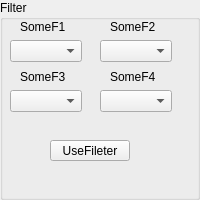
<?xml version="1.0" encoding="UTF-8"?>
<ui version="4.0">
 <class>FilterWidget</class>
 <widget class="QWidget" name="FilterWidget">
  <property name="geometry">
   <rect>
    <x>0</x>
    <y>0</y>
    <width>200</width>
    <height>200</height>
   </rect>
  </property>
  <property name="windowTitle">
   <string>Form</string>
  </property>
  <widget class="QGroupBox" name="groupBox">
   <property name="geometry">
    <rect>
     <x>0</x>
     <y>0</y>
     <width>200</width>
     <height>200</height>
    </rect>
   </property>
   <property name="title">
    <string>Filter</string>
   </property>
   <widget class="QPushButton" name="useFilter">
    <property name="geometry">
     <rect>
      <x>50</x>
      <y>140</y>
      <width>80</width>
      <height>21</height>
     </rect>
    </property>
    <property name="text">
     <string>UseFileter</string>
    </property>
   </widget>
   <widget class="QComboBox" name="comboBox">
    <property name="geometry">
     <rect>
      <x>10</x>
      <y>40</y>
      <width>72</width>
      <height>22</height>
     </rect>
    </property>
   </widget>
   <widget class="QComboBox" name="comboBox_3">
    <property name="geometry">
     <rect>
      <x>10</x>
      <y>90</y>
      <width>72</width>
      <height>22</height>
     </rect>
    </property>
   </widget>
   <widget class="QComboBox" name="comboBox_4">
    <property name="geometry">
     <rect>
      <x>100</x>
      <y>90</y>
      <width>72</width>
      <height>22</height>
     </rect>
    </property>
   </widget>
   <widget class="QLabel" name="F_3_Label">
    <property name="geometry">
     <rect>
      <x>20</x>
      <y>70</y>
      <width>47</width>
      <height>13</height>
     </rect>
    </property>
    <property name="text">
     <string>SomeF3</string>
    </property>
   </widget>
   <widget class="QLabel" name="F_1_Label">
    <property name="geometry">
     <rect>
      <x>20</x>
      <y>20</y>
      <width>47</width>
      <height>13</height>
     </rect>
    </property>
    <property name="text">
     <string>SomeF1</string>
    </property>
   </widget>
   <widget class="QLabel" name="F_2_Label">
    <property name="geometry">
     <rect>
      <x>110</x>
      <y>20</y>
      <width>47</width>
      <height>13</height>
     </rect>
    </property>
    <property name="text">
     <string>SomeF2</string>
    </property>
   </widget>
   <widget class="QLabel" name="F_4_Label">
    <property name="geometry">
     <rect>
      <x>110</x>
      <y>70</y>
      <width>47</width>
      <height>13</height>
     </rect>
    </property>
    <property name="text">
     <string>SomeF4</string>
    </property>
   </widget>
   <widget class="QComboBox" name="comboBox_2">
    <property name="geometry">
     <rect>
      <x>100</x>
      <y>40</y>
      <width>72</width>
      <height>22</height>
     </rect>
    </property>
   </widget>
  </widget>
 </widget>
 <resources/>
 <connections/>
</ui>
